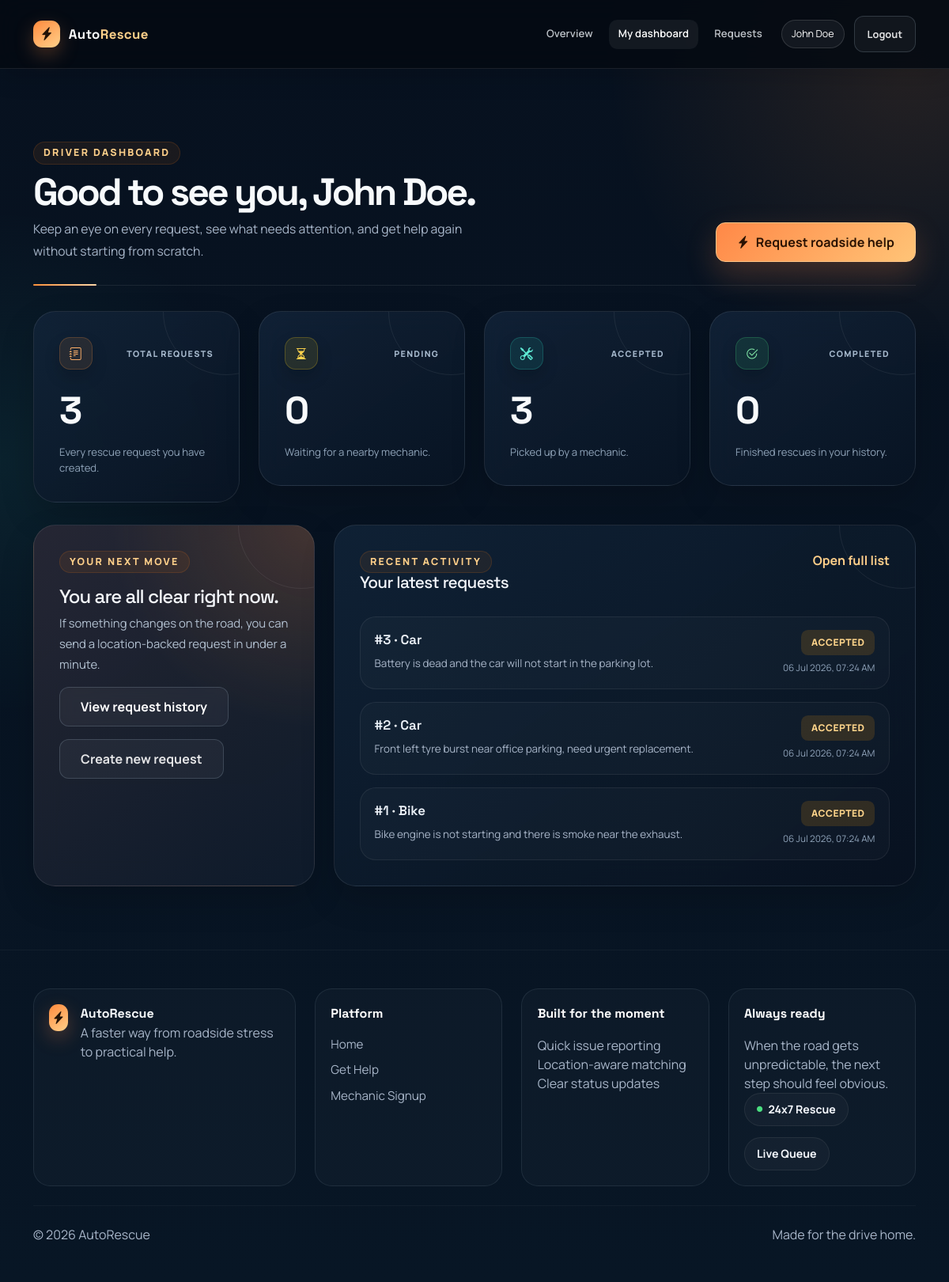
/customer-dashboard (signed in), run on the app's committed database.
### models/users.py (models this page shows, shortened)
class User(db.Model):
    __tablename__ = "users"
    id = db.Column(db.Integer, primary_key=True)
    name = db.Column(db.String(100), nullable=False)
    email = db.Column(db.String(100), unique=True, nullable=False, index=True)
    mobile = db.Column(db.String(15), nullable=False)
    password = db.Column(db.String(255), nullable=False)
    role = db.Column(db.String(20), nullable=False, default='customer')
    created_at = db.Column(db.DateTime, default=datetime.utcnow)
    updated_at = db.Column(db.DateTime, default=datetime.utcnow, onupdate=datetime.utcnow)

### models/request.py (models this page shows, shortened)
class ServiceRequest(db.Model):
    __tablename__ = "service_requests"
    id = db.Column(db.Integer, primary_key=True)
    customer_id = db.Column(db.Integer, db.ForeignKey('users.id'), nullable=False, index=True)
    vehicle_type = db.Column(db.String(50), nullable=False)
    issue_type = db.Column(db.String(255), nullable=False)
    latitude = db.Column(db.Float, nullable=False)
    longitude = db.Column(db.Float, nullable=False)
    status = db.Column(db.String(20), default='Pending', index=True)
    created_at = db.Column(db.DateTime, default=datetime.utcnow)
    updated_at = db.Column(db.DateTime, default=datetime.utcnow, onupdate=datetime.utcnow)

### app.py (the view)
@app.route("/customer-dashboard")
@login_required
@role_required("customer")
def customer_dashboard():
    user = get_current_user()
    requests = (
        ServiceRequest.query.filter_by(customer_id=user.id)
        .order_by(ServiceRequest.created_at.desc())
        .all()
    )
    stats = build_request_stats(requests)
    return render_template("customer_dashboard.html", user=user, requests=requests, stats=stats)

### app.py (called while the page is built)
@app.context_processor
def inject_layout_context():
    return {"current_year": datetime.utcnow().year}

def get_current_user():
    user_id = session.get("user_id")
    if not user_id:
        return None
    return db.session.get(User, user_id)

def login_required(view_func):
    @wraps(view_func)
    def wrapped_view(*args, **kwargs):
        user = get_current_user()
        if not user:
            session.clear()
            if wants_json_response():
                return json_error("Please log in to continue.", 401, redirect_url=url_for("login"))
            return redirect(url_for("login"))
        return view_func(*args, **kwargs)
    return wrapped_view

def role_required(role):
    def decorator(view_func):
        @wraps(view_func)
        def wrapped_view(*args, **kwargs):
            user = get_current_user()
            if not user:
                session.clear()
                if wants_json_response():
                    return json_error("Please log in to continue.", 401, redirect_url=url_for("login"))
                return redirect(url_for("login"))
            if user.role != role:
                abort(403)
            return view_func(*args, **kwargs)
        return wrapped_view
    return decorator

def build_request_stats(requests):
    stats = {
        "total": len(requests),
        "pending": 0,
        "accepted": 0,
        "completed": 0,
    }
    for service_request in requests:
        status_key = service_request.status.lower()
        if status_key in stats:
            stats[status_key] += 1
    return stats

### templates/customer_dashboard.html (shortened to what this page needs)
{% extends "base.html" %}
{% block body_class %}dashboard-page{% endblock %}
{% block content %}
<section class="section-space">
    <div class="container">
        <div class="page-heading">
            <div>
                <span class="eyebrow">Driver dashboard</span>
                <h1>Good to see you, {{ user.name }}.</h1>
                <p>Keep an eye on every request, see what needs attention, and get help again without starting from scratch.</p>
            </div>
            <a href="{{ url_for('request_service') }}" class="btn btn-rescue-primary"><i class="bi bi-lightning-charge-fill"></i> Request roadside help</a>
        </div>
        <div class="row g-4">
            <div class="col-md-6 col-xl-3">
                <div class="dashboard-card stat-surface stat-card stat-card-total">
                    <div class="stat-card-top"><span class="stat-icon"><i class="bi bi-journal-text"></i></span><span class="stat-kicker">Total requests</span></div>
                    <strong>{{ stats.total }}</strong>
                    <p>Every rescue request you have created.</p>
                </div>
            </div>
            <div class="col-md-6 col-xl-3">
                <div class="dashboard-card stat-surface stat-card stat-card-pending">
                    <div class="stat-card-top"><span class="stat-icon"><i class="bi bi-hourglass-split"></i></span><span class="stat-kicker">Pending</span></div>
                    <strong>{{ stats.pending }}</strong>
                    <p>Waiting for a nearby mechanic.</p>
                </div>
            </div>
            <div class="col-md-6 col-xl-3">
                <div class="dashboard-card stat-surface stat-card stat-card-accepted">
                    <div class="stat-card-top"><span class="stat-icon"><i class="bi bi-tools"></i></span><span class="stat-kicker">Accepted</span></div>
                    <strong>{{ stats.accepted }}</strong>
                    <p>Picked up by a mechanic.</p>
                </div>
            </div>
            <div class="col-md-6 col-xl-3">
                <div class="dashboard-card stat-surface stat-card stat-card-completed">
                    <div class="stat-card-top"><span class="stat-icon"><i class="bi bi-check2-circle"></i></span><span class="stat-kicker">Completed</span></div>
                    <strong>{{ stats.completed }}</strong>
                    <p>Finished rescues in your history.</p>
                </div>
            </div>
        </div>
        <div class="row g-4 mt-1">
            <div class="col-lg-4">
                <div class="dashboard-card info-card action-panel">
                    <span class="eyebrow">Your next move</span>
                    <h3>{% if stats.pending %}Your rescue request is still open.{% else %}You are all clear right now.{% endif %}</h3>
                    <p>{% if stats.pending %}Check its latest status or create a fresh request if this is a new issue.{% else %}If something changes on the road, you can send a location-backed request in under a minute.{% endif %}</p>
                    <div class="d-flex gap-3 flex-wrap">
                        <a href="{{ url_for('view_requests') }}" class="btn btn-soft">View request history</a>
                        <a href="{{ url_for('request_service') }}" class="btn btn-ghost">Create new request</a>
                    </div>
                </div>
            </div>
            <div class="col-lg-8">
                <div class="dashboard-card list-card elevated-list-card">
                    <div class="section-inline-header">
                        <div>
                            <span class="eyebrow">Recent activity</span>
                            <h3>Your latest requests</h3>
                        </div>
                        <a href="{{ url_for('view_requests') }}" class="text-link">Open full list</a>
                    </div>
                    {% if requests %}
                    <div class="request-stack">
                        {% for request in requests[:5] %}
                        <div class="request-row">
                            <div class="request-main">
                                <div class="request-title">#{{ request.id }} &middot; {{ request.vehicle_type }}</div>
                                <p>{{ request.issue_type }}</p>
                            </div>
                            <div class="request-meta">
                                <span class="status-chip status-{{ request.status|lower }}">{{ request.status }}</span>
                                <small>{{ request.created_at.strftime('%d %b %Y, %I:%M %p') if request.created_at else 'N/A' }}</small>
                            </div>
                        </div>
                        {% endfor %}
                    </div>
                    {% else %}
                    <div class="empty-state">
                        <i class="bi bi-inboxes"></i>
                        <h3>No requests yet</h3>
                        <p>Your first rescue request will appear here.</p>
                    </div>
                    {% endif %}
                </div>
            </div>
        </div>
    </div>
</section>
{% endblock %}

### templates/includes/header.html (shortened to what this page needs)
<nav class="topbar navbar navbar-expand-lg navbar-dark">
    <div class="container">
        <a class="navbar-brand brand-mark" href="{{ url_for('home') }}" aria-label="AutoRescue home">
            <span class="brand-badge"><i class="bi bi-lightning-charge-fill"></i></span>
            <span>Auto<span>Rescue</span></span>
        </a>
        <div class="collapse navbar-collapse" id="topNav">
            <ul class="navbar-nav ms-auto align-items-lg-center gap-lg-2">
                <li class="nav-item">
                    <a class="nav-link {% if request.endpoint == 'home' %}active{% endif %}" href="{{ url_for('home') }}">Overview</a>
                </li>
                {% if session.get('user_id') %}
                <li class="nav-item">
                    {% if session.get('user_role') == 'customer' %}
                    <a class="nav-link {% if request.endpoint == 'customer_dashboard' %}active{% endif %}" href="{{ url_for('customer_dashboard') }}">My dashboard</a>
                    {% elif session.get('user_role') == 'mechanic' %}
                    <a class="nav-link {% if request.endpoint in ['mechanic_dashboard', 'available_requests'] %}active{% endif %}" href="{{ url_for('mechanic_dashboard') }}">Dispatch board</a>
                    {% elif session.get('user_role') == 'admin' %}
                    <a class="nav-link {% if request.endpoint == 'admin_dashboard' %}active{% endif %}" href="{{ url_for('admin_dashboard') }}">Command center</a>
                    {% endif %}
                </li>
                <li class="nav-item">
                    <a class="nav-link {% if request.endpoint in ['view_requests', 'request_service', 'available_requests'] %}active{% endif %}" href="{{ url_for('view_requests') }}">Requests</a>
                </li>
                <li class="nav-item"><span class="user-pill">{{ session.get('user_name') }}</span></li>
                <li class="nav-item"><a class="btn btn-ghost nav-logout" href="{{ url_for('logout') }}">Logout</a></li>
                {% endif %}
            </ul>
        </div>
    </div>
</nav>

### data on the page
User: get "John Doe", name "John Doe"
ServiceRequest: id "3", vehicle_type "Car", issue_type "Battery is dead and the car will not start in the parking lot.", status "ACCEPTED", created_at "06 Jul 2026, 07:24 AM"
ServiceRequest: id "2", vehicle_type "Car", issue_type "Front left tyre burst near office parking, need urgent replacement.", status "ACCEPTED", created_at "06 Jul 2026, 07:24 AM"
ServiceRequest: id "1", vehicle_type "Bike", issue_type "Bike engine is not starting and there is smoke near the exhaust.", status "ACCEPTED", created_at "06 Jul 2026, 07:24 AM"

### other printed values
{{ stats.total }} "3"
{{ stats.pending }} "0"
{{ stats.accepted }} "3"
{{ stats.completed }} "0"
